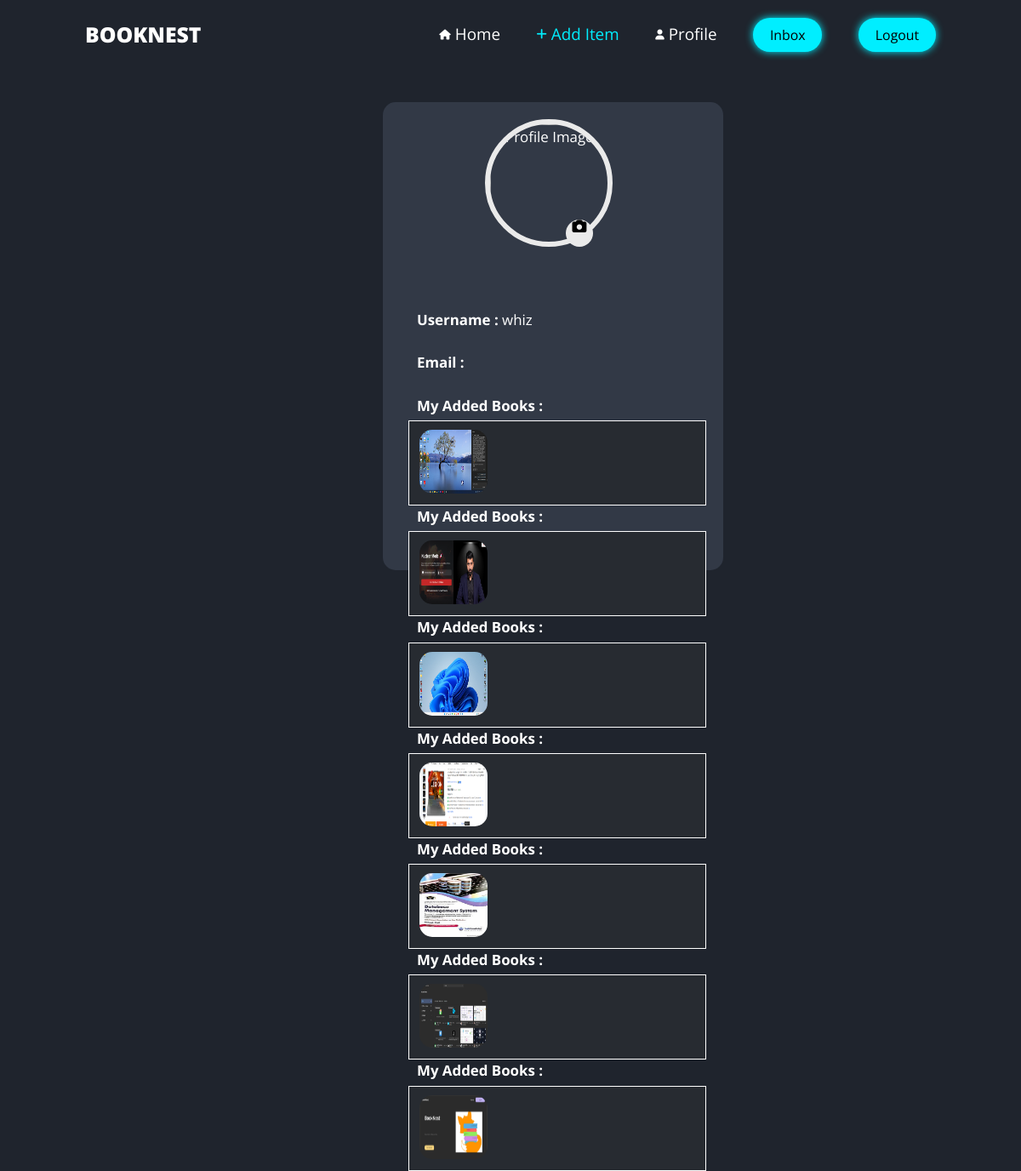
The app's page /dashboard/ (signed in), older data.
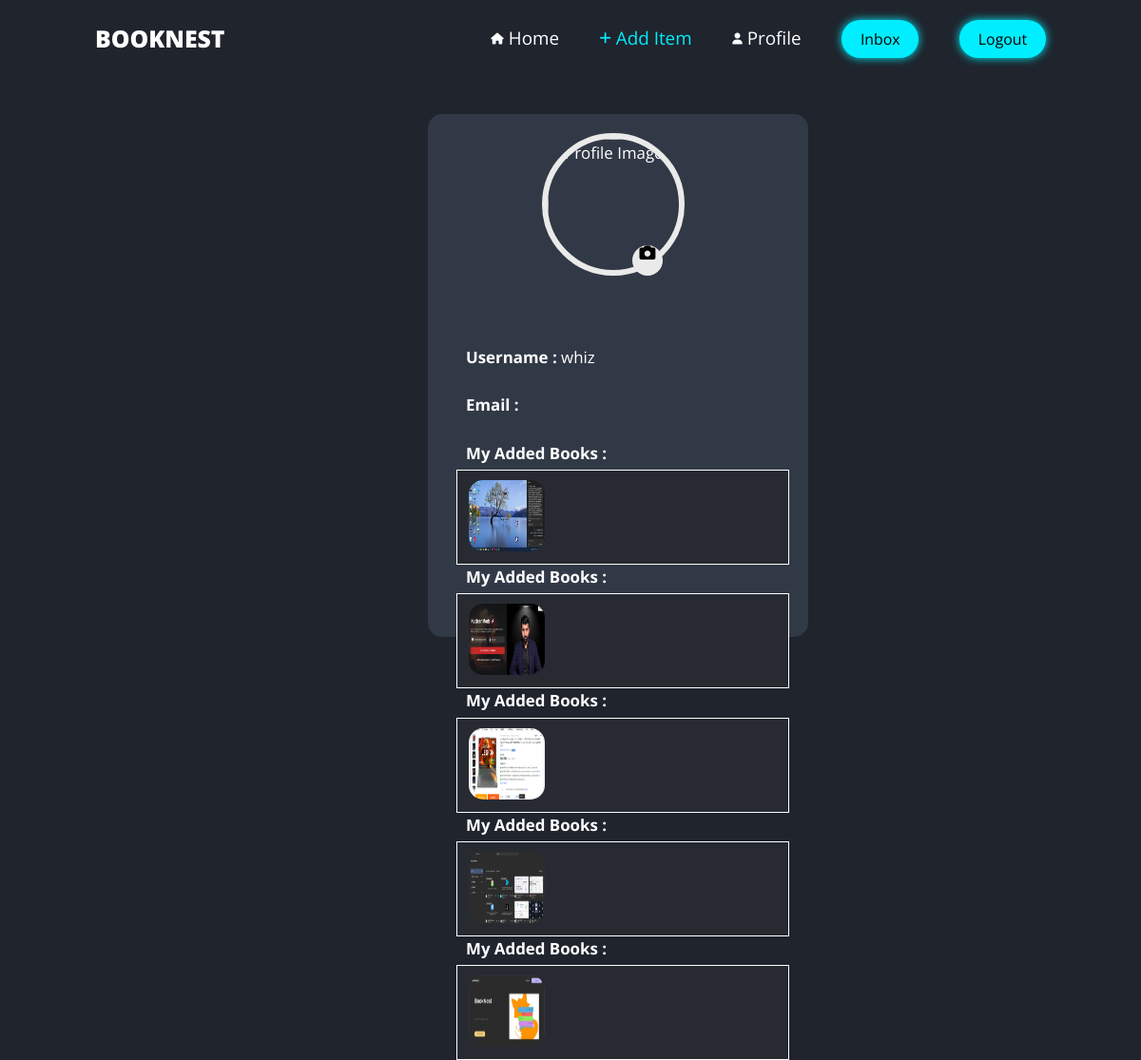
The same page, newer data.
### item/models.py (models this page shows, shortened)
class Items(models.Model):
    category =  models.ForeignKey(Category,related_name="items",on_delete=models.CASCADE)
    publication = models.CharField(max_length=30)
    is_combo = models.BooleanField(default=False)
    book_name = models.CharField(max_length=255)
    description = models.TextField(null=True, blank=True)
    price = models.FloatField()
    image = models.ImageField(upload_to="item_images",blank=True,null=True)
    is_sold = models.BooleanField(default=False)
    created_by = models.ForeignKey(User ,related_name='items',on_delete=models.CASCADE)
    created_at = models.DateField(auto_now_add=True)

### dashboard/views.py (the view)
# urls.py: path('',views.index,name="index"),
@login_required
def index(request):
    items = Items.objects.filter(created_by=request.user)
    return render(request,'dashboard/Profile.html',{'item':items})

### dashboard/templates/dashboard/Profile.html (shortened to what this page needs)
{% load static %}
<html>
    <head>
        <link href="https://cdn.jsdelivr.net/npm/bootstrap@5.3.0/dist/css/bootstrap.min.css" rel="stylesheet" ="sha384-9ndCyUaIbzAi2FUVXJi0CjmCapSmO7SnpJef0486qhLnuZ2cdeRhO02iuK6FUUVM">
        <link rel="stylesheet" href="{% static "browse.css" %}">
        <link rel="stylesheet" href="{% static "Profile.css" %}">
        <link rel="stylesheet" href="https://cdnjs.cloudflare.com/ajax/libs/font-awesome/6.4.0/css/all.min.css" />
    </head>
    <body>
        <nav class="sticky-top">
			<label class="logo"><a href="#"><b>BOOKNEST</b></a></label>
			<ul>
				<li><a href="/home.html"><i class="fa-solid fa-house"></i>Home</a></li>
				<li><a href="/item/new" class="active"><i class="fa-solid fa-plus" style="font-size:14px;"></i>Add Item</a></li>
                {% if request.user.is_authenticated %}
				<li><a href="/dashboard"><i class="fa-solid fa-user"></i>Profile</a></li>
                <li><a href="#"><button>Inbox</button></a></li>
				<li><a href="/logout"><button>Logout</button></a></li>
                {% else %}
                <li><a href="/login"><button>Login</button></a></li>
				<li><a href="/signup"><button>Signup</button></a></li>
                {% endif %}
			</ul>
		</nav>
        <div class="profile">
            <div class="proimg">
                <img src="Images/Titanic.JPG" alt="Profile Image" id="image">
                <div class="round">
                    <i class="fa fa-camera" style="color: black"></i>
                </div>
            </div>
            <br><br>
            <form action="">
                <label for="p1">Username : </label>
                <span id="p1">{{request.user.username}}</span>
                <br><br>
                <label for="p2">Email : </label>
                <br><br>
                {% for item in item %}
                <label id="p4">My Added Books : </label>
                <div class="rbook">
                    <a href="/item/browse/{{item.id}}">
                        <img src="{{item.image.url}}" alt="">
                    </a>
                </div>
                {% endfor %}
            </form>
        </div>
    </body>
</html>

Row changes from the older to the newer data that the page shows:
removed Items: image (picture)
removed Items: image (picture)
